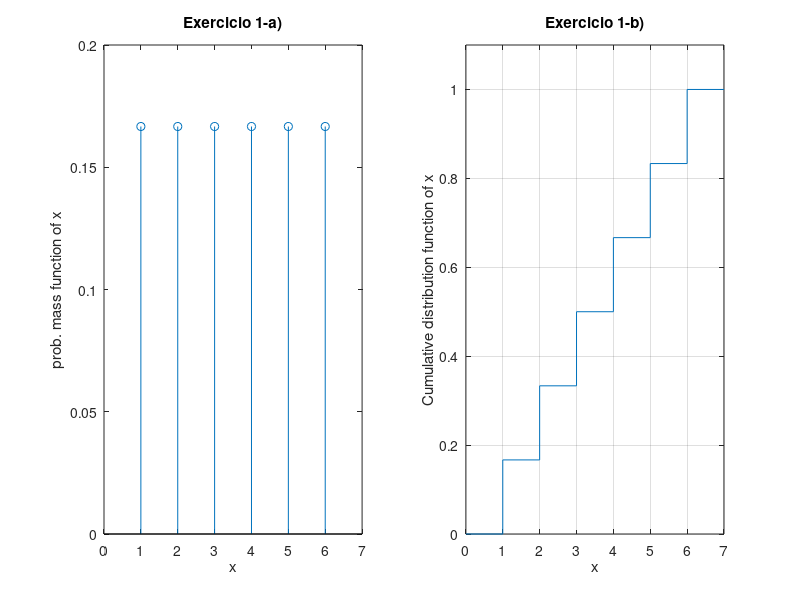
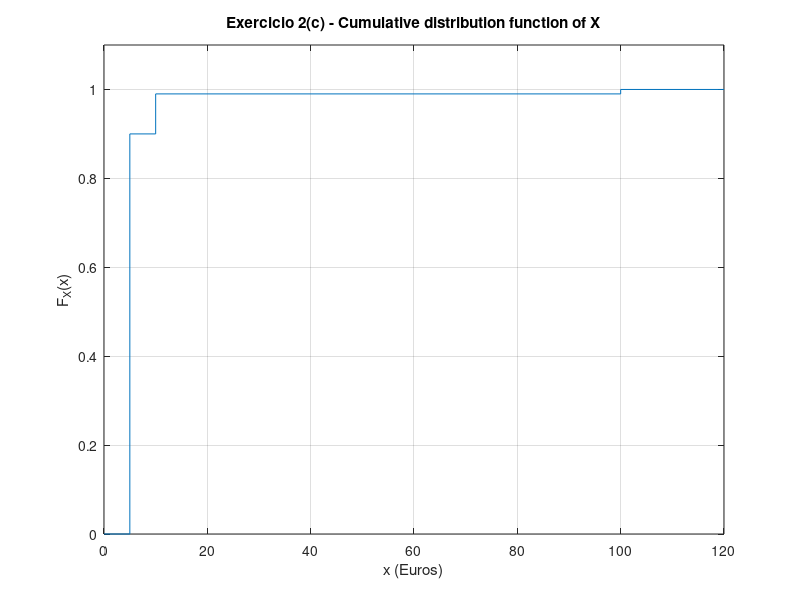

The MATLAB source for these figures, in order: (Note: this script raises an error after producing the figures.)
%% EX 1
% defeniçoes do dominio 
x = 1:6;   % {1, 2, 3, 4, 5, 6}
f_x = ones(1,6) / 6;
cdf_x = cumsum(f_x);



% a)
figure;
subplot (1,2,1);
stem(x,f_x);
axis([0 7 0 0.2]);
title("Exercicio 1-a)");
xlabel("x");
ylabel("prob. mass function of x");


%b) 
subplot (1,2,2);
% Vetores expandidos para garantir que os degraus começam em 0 e terminam em 1 após x=6
stairs([0,x,7], [0,cdf_x, 1]);
xlim([0 7]);
ylim([0 1.1]);
grid on;
title("Exercicio 1-b)");
xlabel("x");
ylabel("Cumulative distribution function of x");

%% Ex 2

%defenir valores monetarios
x = [5, 10, 100];
%probabilidades teoricas (PMF)
pmf_x = [90,9,1] / 100;
%funçao de destribuiçao acumulada (CDF)
cdf_x = cumsum(pmf_x);

%preparaçao dos vetores para o grafico
x_graf = [0,x,120];
y_graf = [0,cdf_x,1];

%grafico
figure;
stairs(x_graf,y_graf);
grid on;
title("Exercicio 2(c) - Cumulative distribution function of X");
xlabel("x (Euros)");
ylabel("F_X(x)");
xlim([0 120]);
ylim([0 1.1]);

%% Ex 3
%defenir numero de simulaçoes
N = 1e5;

% Gerar matriz 4xN com valores entre 0 e 1.
% A condicao > 0.5 converte para valores logicos: 1 (cara) ou 0 (coroa)
lancamentos = rand(4,N) > 0.5;

%somar todas as colunas (quantas vezes calhou cara)
x = sum(lancamentos);

%a)- Estimar o PMF por frequancia relevante

x_vals = 1:4;
pmf_simulada = zeros(1,5);

for i = 1:5
    pmf_simulada(i) = sum(X == x_vals(i)) / N; 
end

disp("PMF Simulada [P(0) P(1) P(2) P(3) P(4)]:");
disp(pmf_simulada);
